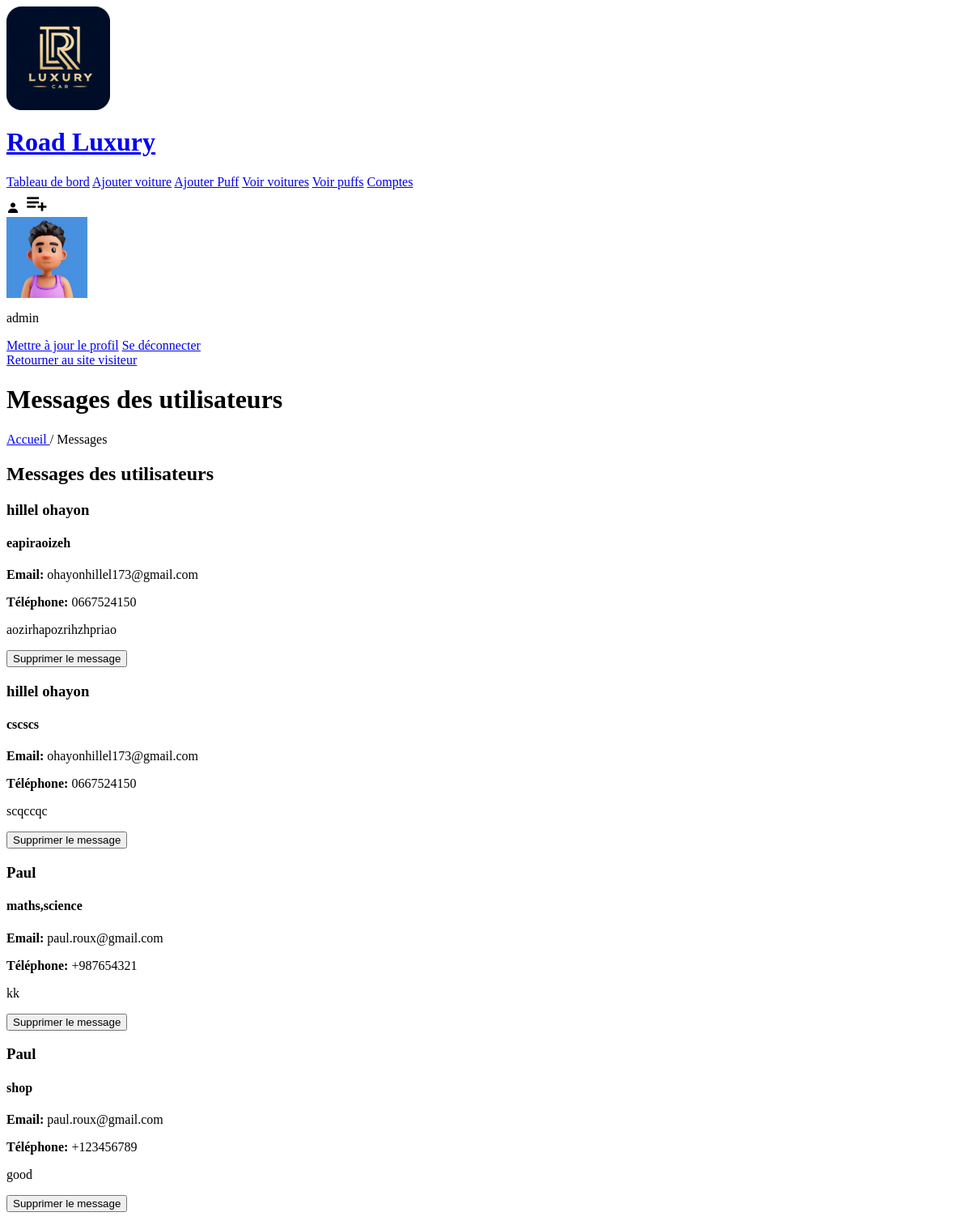
/admin/admin_message.php (signed in), run on an earlier commit of the app's database.
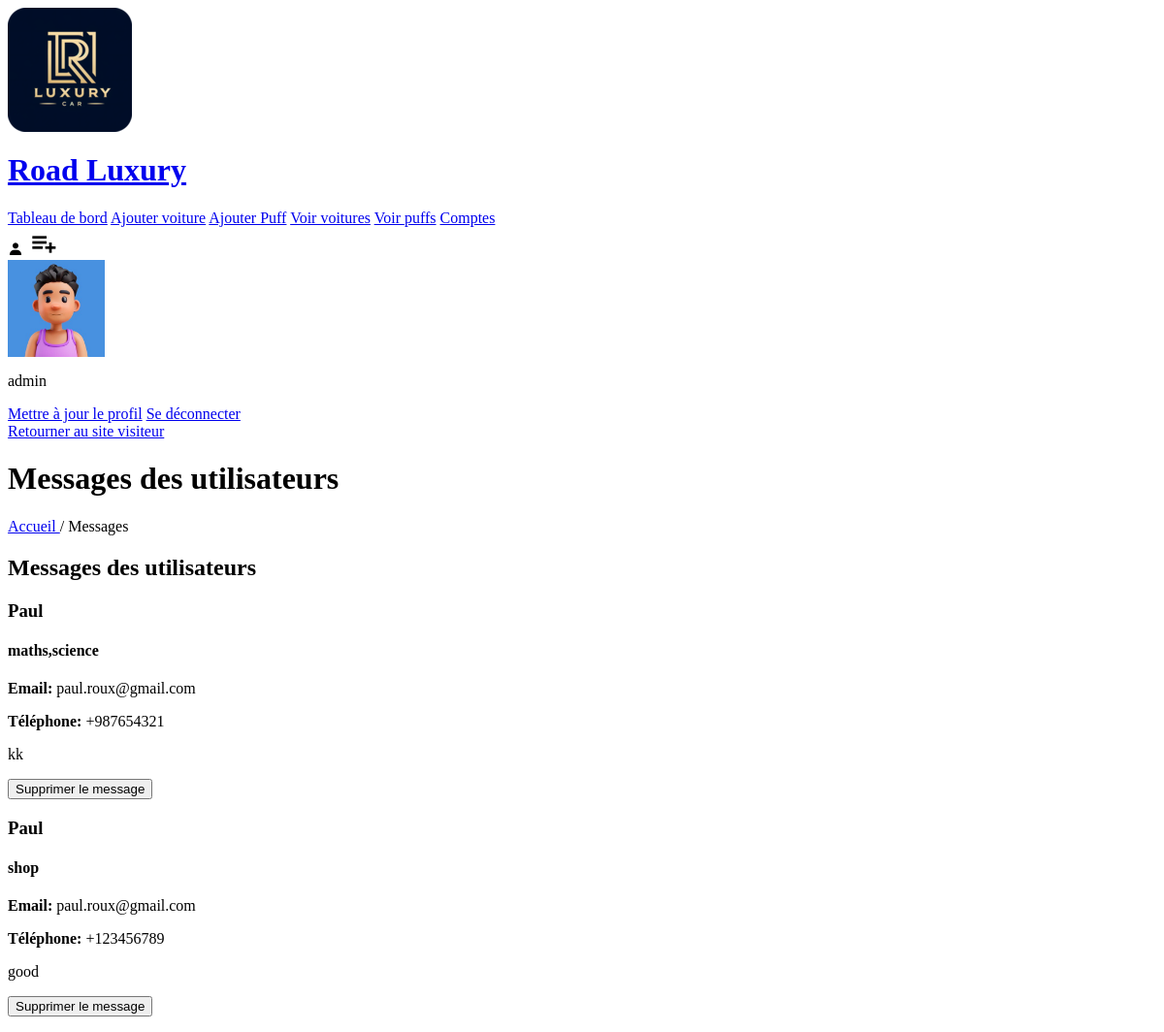
And on a later commit of the database.
### tables this page shows
CREATE TABLE `message` (
  `id` INT(11) NOT NULL AUTO_INCREMENT,
  `user_id` VARCHAR(20) NULL,
  `name` VARCHAR(255) NOT NULL,
  `email` VARCHAR(100) NOT NULL,
  `subject` VARCHAR(255) NOT NULL,
  `message` TEXT NOT NULL,
  `phone` VARCHAR(30) DEFAULT NULL,
  PRIMARY KEY (`id`)
   
);

### admin/admin_message.php (the view, shortened to what this page needs)
<?php
include '../components/connection.php';
?>
<!DOCTYPE html>
<html lang="fr">
<head>
	<link href='https://unpkg.com/boxicons@2.1.2/css/boxicons.min.css' rel='stylesheet'>
</head>
<body>
	<?php include '../components/admin_header.php'; ?>
	<div class="main">
		<div class="banner">
			<h1>Messages des utilisateurs</h1>
		</div>
		<div class="title2">
			<a href="dashboard.php">Accueil </a><span>/ Messages</span>
		</div>
		<section class="message-container">
			<div class="heading">
				<h1>Messages des utilisateurs</h1>
			</div>
			<div class="box-container">
				<?php
				$select_messages = $conn->prepare("SELECT * FROM `message` ORDER BY id DESC");
				$select_messages->execute();
				if ($select_messages->rowCount() > 0) {
					while ($fetch_message = $select_messages->fetch(PDO::FETCH_ASSOC)) {
						?>
						<div class="box">
							<h3 class="name"><?= $fetch_message['name']; ?></h3>
							<h4><?= $fetch_message['subject']; ?></h4>
							<p class="email"><strong>Email:</strong> <?= $fetch_message['email']; ?></p>
							<?php if (!empty($fetch_message['phone'])) { ?>
								<p class="phone"><strong>Téléphone:</strong> <?= $fetch_message['phone']; ?></p>
							<?php } ?>
							<p class="message-content"><?= $fetch_message['message']; ?></p>
							<form action="" method="post" class="flex-btn">
								<input type="submit" name="delete_review" value="Supprimer le message" class="btn"
									onclick="return confirm('Êtes-vous sûr de vouloir supprimer ce message ?');">
							</form>
						</div>
						<?php
					}
				} else {
					echo '<p class="empty">Aucun message ajouté pour le moment !</p>';
				}
				?>
			</div>
		</section>
	</div>
</body>
</html>

### components/admin_header.php
<header class="header">
	<div class="flex">
		<a href="dashboard.php" class="brand-navbar">
			<div class="logo"><img src="../img/favicon-128.png" alt="Road Luxury Logo"></div>
			<h1>Road Luxury</h1>
		</a>
		<nav class="navbar">
			<a href="dashboard.php">Tableau de bord</a>
			<a href="add_posts.php">Ajouter voiture</a>
			<a href="add_posts_puff.php">Ajouter Puff</a>
			<a href="view_posts.php">Voir voitures</a>
			<a href="view_posts_puff.php">Voir puffs</a>
			<a href="user_accounts.php">Comptes</a>
		</nav>
		<div class="icons">
			<i class="bx bxs-user" id="user-btn"></i>
			<i class='bx bx-list-plus' id="menu-btn" style="font-size: 2rem;"></i>
		</div>
		<div class="profile-detail">
			<?php
			$select_profile = $conn->prepare("SELECT * FROM `admin` WHERE id=?");
			$select_profile->execute([$admin_id]);
			if ($select_profile->rowCount() > 0) {
				$fetch_profile = $select_profile->fetch(PDO::FETCH_ASSOC);
				?>
				<div class="profile">
					<img src="../image/<?= $fetch_profile['profile']; ?>" class="logo-image" width="100">
					<p>
						<?= $fetch_profile['name']; ?>
					</p>
				</div>
				<div class="flex-btn">
					<a href="update_profile.php" class="btn">Mettre à jour le profil</a>
					<a href="../components/admin_logout.php" onclick="return confirm('Se déconnecter du site ?')"
						class="btn">Se déconnecter</a>
				</div>
				<a href="../index.php" class="btn">Retourner au site visiteur</a>
			<?php } ?>
		</div>
	</div>
</header>

What changed in the data, as far as the page shows it:
removed message: name "hillel ohayon", subject "eapiraoizeh", email "ohayonhillel173@gmail.com", phone "0667524150", message "aozirhapozrihzhpriao"
removed message: name "hillel ohayon", subject "cscscs", email "ohayonhillel173@gmail.com", phone "0667524150", message "scqccqc"
